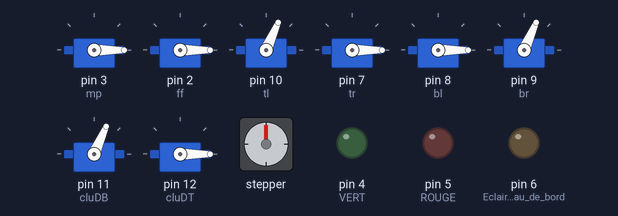
Recording of a sketch running on a simulated Arduino Mega 2560, built with avr-gcc and run on an emulated ATmega2560. Shown: 8 × servo, stepper motor, output pins drawn as LEDs (lit = HIGH). Stepper angles assume 2048 steps per turn.

Above: at 0.15 s.
At 2.02 s:
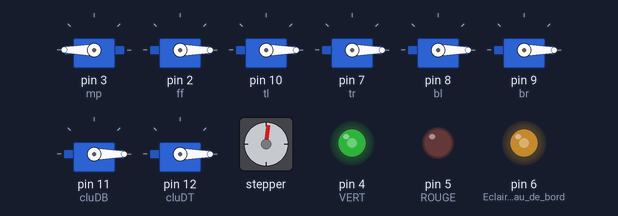
At 7.0 s:
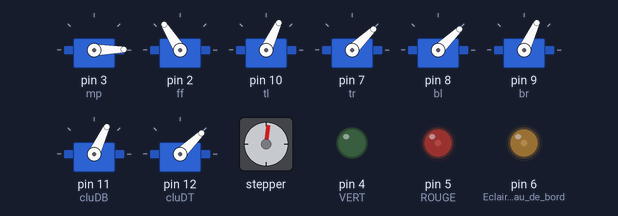
At 13.82 s:
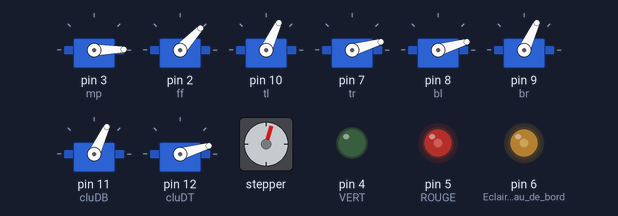
At 20.64 s:
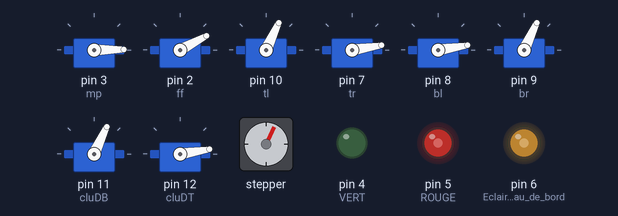
At 27.77 s:
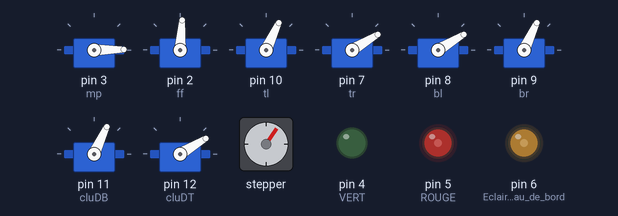
Timing chart, 0 to 27.7 s (numbered marks = the images above):
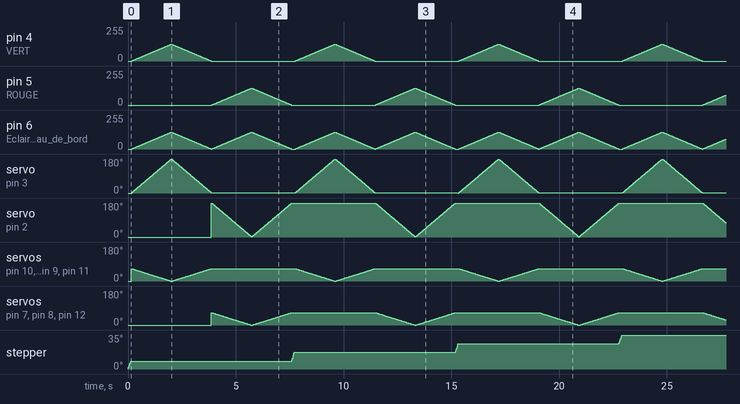

The sketch:

Sketch_test_composants.ino
```cpp
#include <Servo.h>
#include <Stepper.h>
Servo mp; // crée l’objet pour contrôler le
Servo ff;
Servo tl;
Servo tr;
Servo bl;
Servo br;
Servo cluDT;
Servo cluDB;
Stepper RPM(2048, 22, 23, 24, 25);


void setup()
{
  mp.attach(3); // utilise la broche 9 pour le
  ff.attach(2);
  pinMode(4, OUTPUT); //VERT (Jeune/Orange)
  pinMode(5, OUTPUT); //ROUGE (Rouge/Marron)
  pinMode(6, OUTPUT); //Eclairage Tableau de bord
  pinMode(22, OUTPUT);
  pinMode(23, OUTPUT);
  pinMode(24, OUTPUT);
  pinMode(25, OUTPUT);
  tl.attach(10); //Cluster Gauche, TL
  tr.attach(7); //Cluster Gauche, TR
  bl.attach(8); //Cluster Gauche, BL
  br.attach(9); //Cluster Gauche, BR
  cluDB.attach(11);
  cluDT.attach(12);
  Serial.begin(9600);
  mp.write(0); ff.write(0); tl.write(0); tr.write(0); bl.write(0); br.write(0); cluDB.write(0); cluDT.write(0);
}
void loop()
{
  RPM.setSpeed(10);
  int val;
  int valclu;
  RPM.step(50);
  for (int i = 0; i<180; i++){
    mp.write(i);
    val = 180*i/255;
    analogWrite(4,val);
    analogWrite(6,val);
    valclu = 66-0.37*i;
    tl.write(valclu);
    br.write(valclu);
    cluDB.write(valclu);
    delay(10);
  }
  for (int i = 180; i>0; i--){
    mp.write(i);
    val = 180*i/255;
    analogWrite(4,val);
    analogWrite(6,val);
    valclu = 66-0.37*i;
    tl.write(valclu);
    br.write(valclu);
    cluDB.write(valclu);
    delay(10);
  }
  for (int i = 0; i<180; i++){
    ff.write(180-i);
    val = 180*i/255;
    analogWrite(5,val);
    analogWrite(6,val);
    valclu = 66-0.37*i;
    tr.write(valclu);
    bl.write(valclu);
    cluDT.write(valclu);
    delay(10);
  }
  for (int i = 180; i>0; i--){
    ff.write(180-i);
    val = 180*i/255;
    analogWrite(5,val);
    analogWrite(6,val);
    valclu = 66-0.37*i;
    tr.write(valclu);
    bl.write(valclu);
    cluDT.write(valclu);
    delay(10);
  }
  //delay(1000);
}
```
